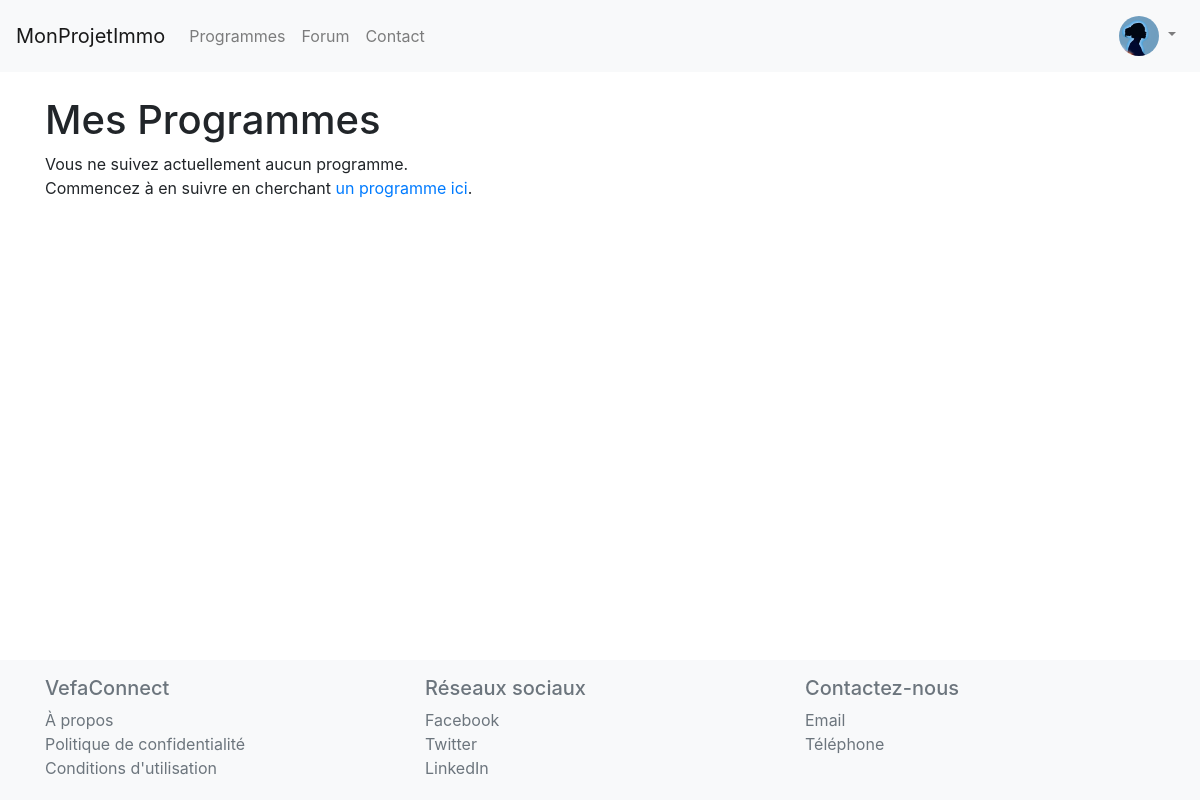
/my_programs/ (signed in), run on an earlier commit of the app's database.
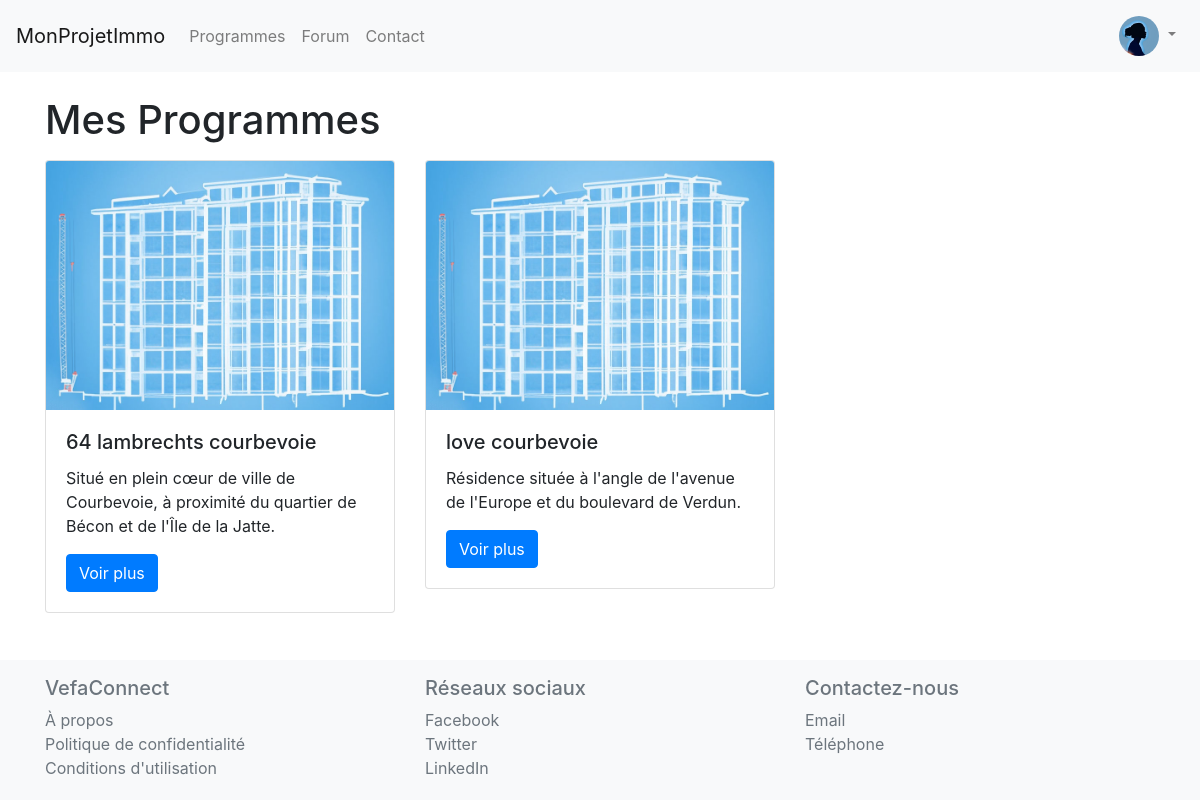
And on a later commit of the database.
### forum/models.py (models this page shows, shortened)
class UserProfile(models.Model):
    GENDER_CHOICES = (
        ('M', 'Male'),
        ('F', 'Female'),
        ('O', 'Other'),
)
    user = models.OneToOneField(User, on_delete=models.CASCADE)
    bio = models.TextField(blank=True)
    followed_programs = models.ManyToManyField('website.RealEstateProgram', through='website.FollowedProgram', related_name='followers')
    joined_date = models.DateTimeField(auto_now_add=True)
    photo = models.ImageField(upload_to='user_photos/', blank=True, null=True)
    first_name = models.CharField(max_length=30, blank=True, null=True)
    last_name = models.CharField(max_length=30, blank=True, null=True)
    gender = models.CharField(max_length=1, null=False, blank=False, choices=GENDER_CHOICES)

### website/models.py (models this page shows, shortened)
class FollowedProgram(models.Model):
    user_profile = models.ForeignKey('forum.UserProfile', on_delete=models.CASCADE)
    real_estate_program = models.ForeignKey(RealEstateProgram, on_delete=models.CASCADE)
    date_followed = models.DateTimeField(auto_now_add=True)
    is_owner = models.BooleanField(default=False)
    apartment_lot_reference = models.CharField(max_length=200, blank=True, null=True)

class RealEstateProgram(models.Model):
    name = models.CharField(max_length=200)
    description = models.TextField(blank=True)
    developer = models.ForeignKey(RealEstateDeveloper, on_delete=models.CASCADE, related_name='programs')
    slug = models.SlugField(unique=True, editable=False)
    end_date = models.DateField(null=True, blank=True)
    new_end_date = models.DateField(null=True, blank=True)
    address = models.ForeignKey(Address, on_delete=models.CASCADE, null=True)
    image = models.ImageField(upload_to='program_images/', null=True, blank=True)
    validated = models.BooleanField(default=False, null=False)
    class Meta:
        constraints = [
            models.UniqueConstraint(fields=['name', 'address', 'developer'], name='unique_program')
        ]

### website/views.py (the view)
# urls.py: path('my_programs/', my_programs, name='my_programs'),
@login_required
def my_programs(request):
    user_profile = UserProfile.objects.get(user=request.user)
    followed_programs = FollowedProgram.objects.filter(user_profile=user_profile)
    return render(request, 'my_programs.html', {'followed_programs': followed_programs})

### website/templates/my_programs.html
{% extends "base.html" %}
{% block content %}
<div class="container my-4">
    <h1>Mes Programmes</h1>
    {% if followed_programs %}
    <div class="row">
        {% for program in followed_programs %}
        <div class="col-md-4 my-2">
            <div class="card">
                <img src="{{ program.real_estate_program.image.url }}" class="card-img-top" alt="{{ program.real_estate_program.name }}">
                <div class="card-body">
                    <h5 class="card-title">{{ program.real_estate_program.name }}</h5>
                    <p class="card-text">{{ program.real_estate_program.description }}</p>
                    <a href="{{ program.real_estate_program.get_absolute_url }}" class="btn btn-primary">Voir plus</a>
                </div>
            </div>
        </div>
        {% endfor %}
    </div>
    {% else %}
    <p>Vous ne suivez actuellement aucun programme.<br> Commencez à en suivre en cherchant<a href="{% url 'program_search' %}"> un programme ici</a>.</p>
    {% endif %}
</div>
{% endblock %}

### templates/base.html (shortened to what this page needs)
{% load static %}
<!DOCTYPE html>
<html>
<head>
    <link rel="stylesheet" href="{% static 'website/css/style.css' %}">
  <link rel="stylesheet" href="https://cdn.jsdelivr.net/npm/bootstrap@4.3.1/dist/css/bootstrap.min.css">
  <link rel="stylesheet" href="{% static 'website/css/style.css' %}">
</head>
<body>
    <header>
        <nav>
            {% include 'navbar.html' %}
        </nav>
    </header>
    <main class="content">
        {% block content %}{% endblock %}
    </main>
    <footer>
        {% block footer %}
        {% include 'footer.html' %}
        {% endblock %}
    </footer>
</body>
</html>

### templates/navbar.html (shortened to what this page needs)
<nav class="navbar navbar-expand-lg navbar-light bg-light">
    <a class="navbar-brand" href="{% url 'home' %}">MonProjetImmo</a>
    <div class="collapse navbar-collapse" id="navbarNav">
        <ul class="navbar-nav">
            <li class="nav-item">
                <a class="nav-link" href="{% url 'program_search' %}">Programmes</a>
            </li>
            <li class="nav-item">
                <a class="nav-link" href="{% url 'general_forum' %}">Forum</a>
            </li>
            <li class="nav-item">
                <a class="nav-link" href="{% url 'contact' %}">Contact</a>
            </li>
        </ul>
        <ul class="navbar-nav ml-auto">
            {% if user.is_authenticated %}
            <li class="nav-item dropdown">
                <a class="nav-link dropdown-toggle" href="#" id="navbarDropdown" role="button" data-toggle="dropdown" aria-haspopup="true" aria-expanded="false">
                    <img src="{{ user.userprofile.photo.url  }}" class="rounded-circle" style="width:40px; height:40px; object-fit:cover;" alt="Avatar">
                </a>
            </li>
            {% endif %}
        </ul>
    </div>
</nav>

### templates/footer.html
{% load static %}
<footer class="footer mt-auto py-3 bg-light">
    <div class="container">
        <div class="row">
            <div class="col-4">
                <h5 class="text-muted">VefaConnect</h5>
                <ul class="list-unstyled text-small">
                    <li><a class="text-muted" href="#">À propos</a></li>
                    <li><a class="text-muted" href="#">Politique de confidentialité</a></li>
                    <li><a class="text-muted" href="#">Conditions d'utilisation</a></li>
                </ul>
            </div>
            <div class="col-4">
                <h5 class="text-muted">Réseaux sociaux</h5>
                <ul class="list-unstyled text-small">
                    <li><a class="text-muted" href="#">Facebook</a></li>
                    <li><a class="text-muted" href="#">Twitter</a></li>
                    <li><a class="text-muted" href="#">LinkedIn</a></li>
                </ul>
            </div>
            <div class="col-4">
                <h5 class="text-muted">Contactez-nous</h5>
                <ul class="list-unstyled text-small">
                    <li><a class="text-muted" href="#">Email</a></li>
                    <li><a class="text-muted" href="#">Téléphone</a></li>
                </ul>
            </div>
        </div>
    </div>
</footer>

### website/static/website/css/style.css (style rules this page uses)
html, body { height: 100%; display: flex; flex-direction: column; }
body { flex-grow: 1; margin-bottom: 0; }
main { flex-grow: 1; }
footer { flex-shrink: 0; width: 100%; height: 140px; }

What changed in the data, as far as the page shows it:
added FollowedProgram: real_estate_program.image (placeholder picture), real_estate_program.name "64 lambrechts courbevoie", real_estate_program.description "Situé en plein cœur de ville de Courbevoie, à proximité du quartier de Bécon et de l'Île de la Jatte."
added FollowedProgram: real_estate_program.image (placeholder picture), real_estate_program.name "love courbevoie", real_estate_program.description "Résidence située à l'angle de l'avenue de l'Europe et du boulevard de Verdun."
Also different on the page:
text no longer shown: "Vous ne suivez actuellement aucun programme. Commencez à en suivre en cherchant un programme ici ."
